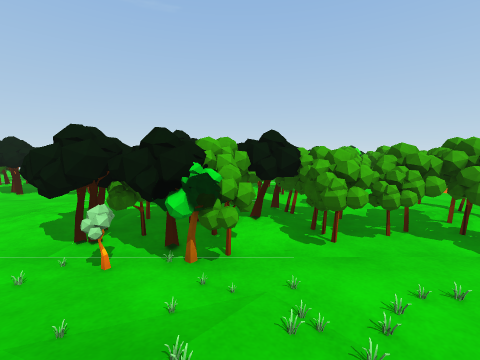
View 1 (above)

24 first-person views from a walk through a 3-D level made in the Unity game engine. The camera is 1.3 m above the floor, tilts 6° down and sees 90° across. The floor is counted in squares, 1 m on a side. Each view is taken from the middle of a square. On the plan, view 1 faces up. The plan holds only what a view shows up to about 12 squares ahead; the rest is blank. The place goes on beyond the plan. Surface patterns are stand-ins for the level's own textures.

View 2
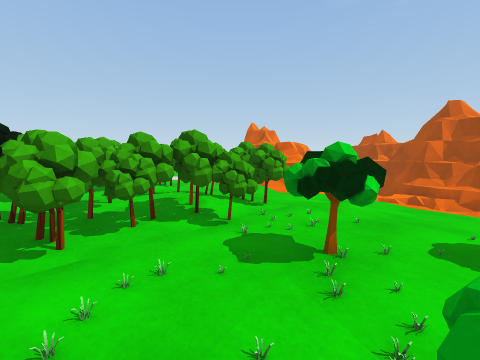

View 3
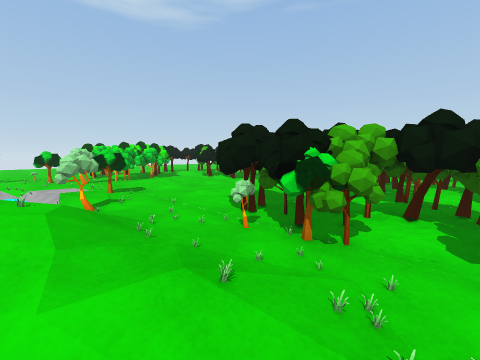

View 4
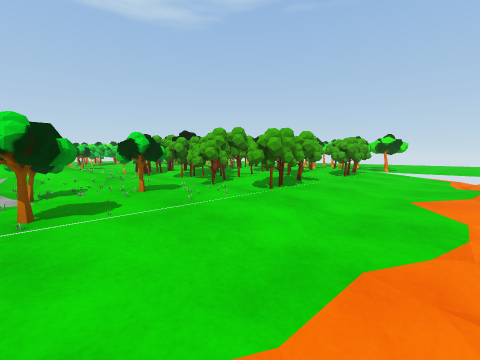

View 5
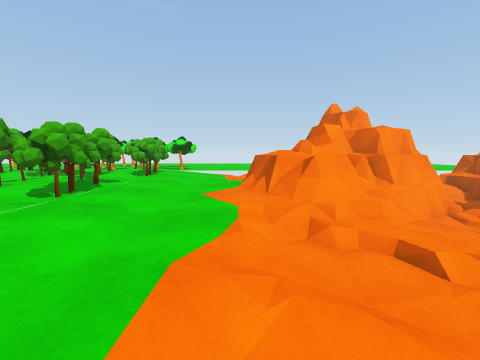

View 6
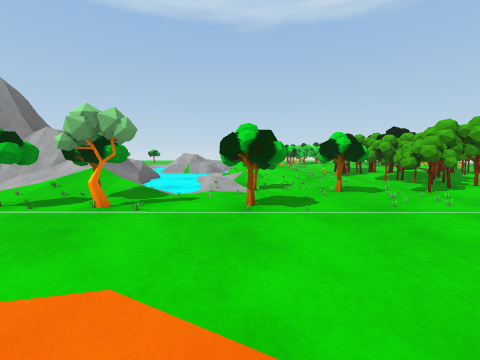

View 7
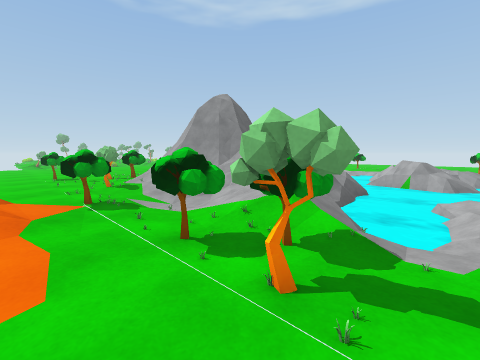

View 8
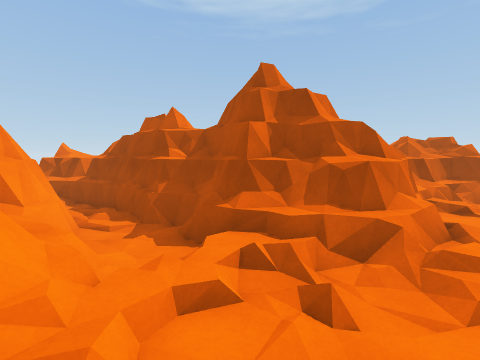

View 9
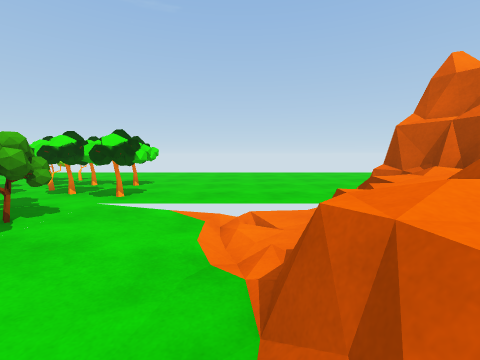

View 10
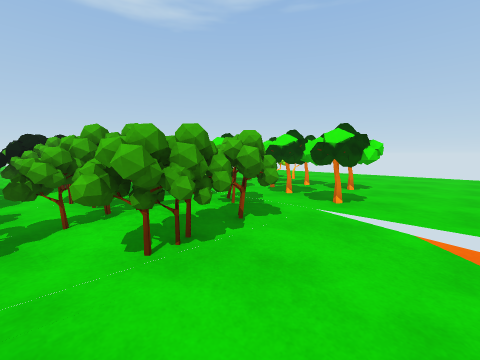

View 11
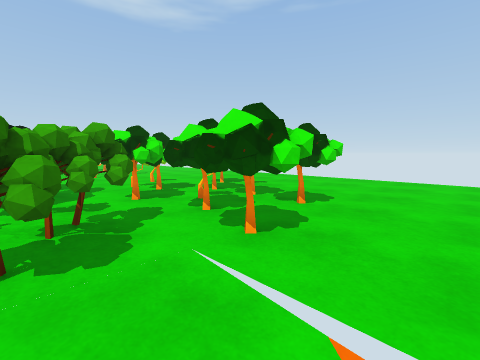

View 12
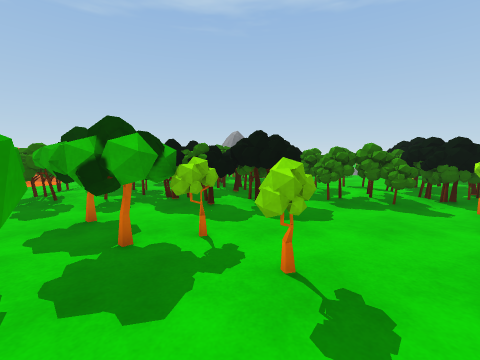

View 13
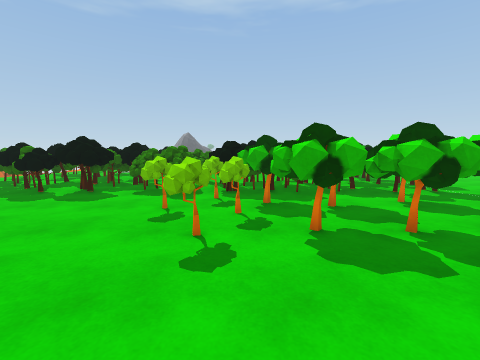

View 14
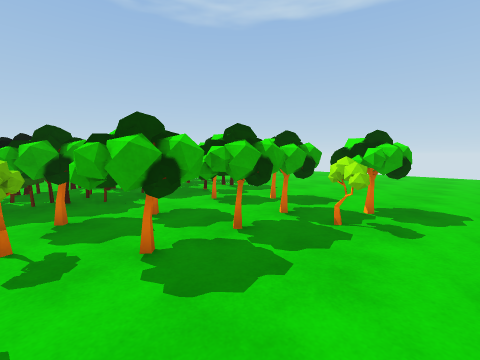

View 15
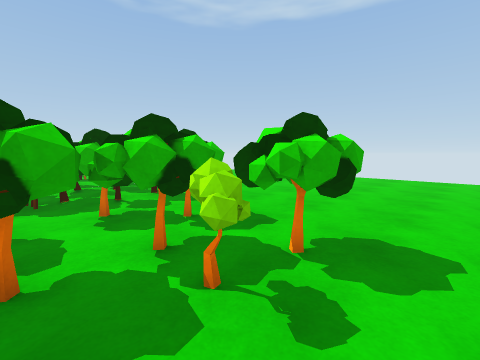

View 16
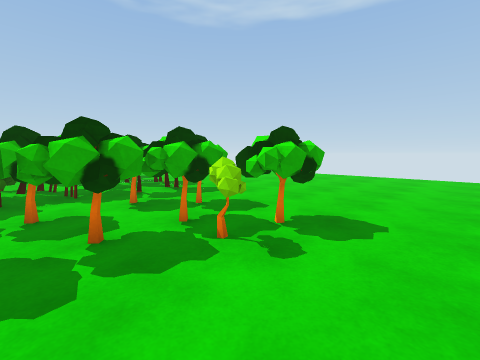

View 17
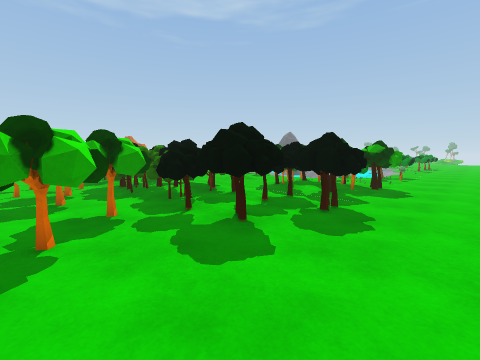

View 18
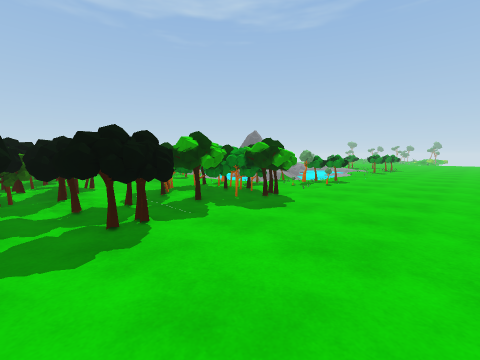

View 19
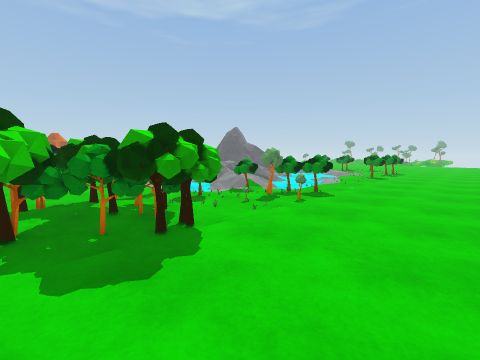

View 20
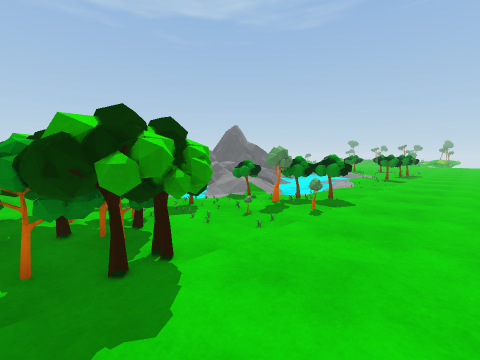

View 21
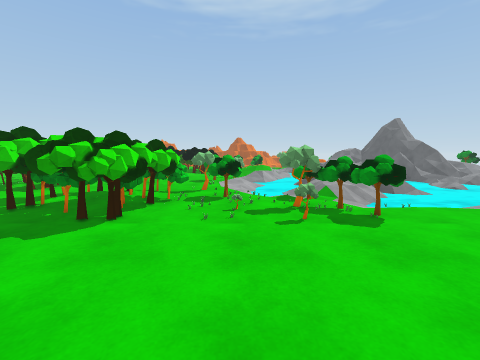

View 22
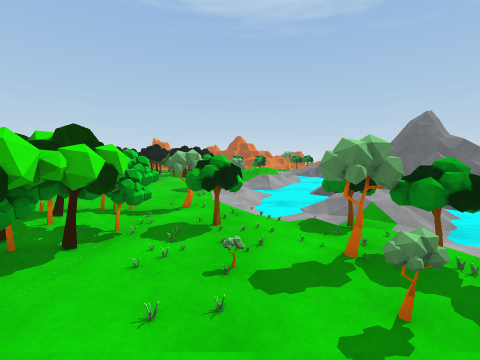

View 23
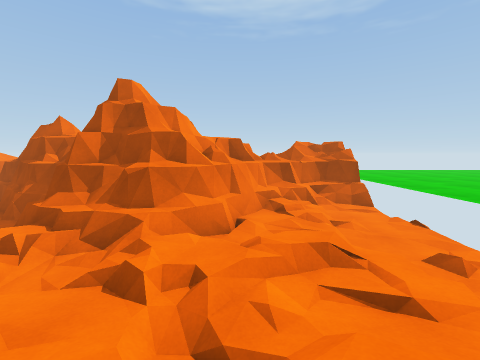

View 24
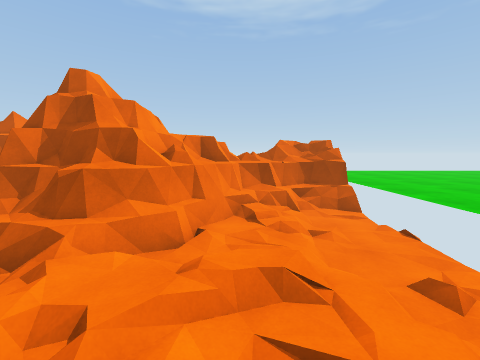

### Floor plan
Key: @ floor where view 1 was taken; # wall or solid block; x gap in a wall; . main floor; : floor 0.25 m higher than the main floor; - floor 0.25 m lower than the main floor; + floor 0.5 m higher than the main floor; _ floor 0.5 m lower than the main floor; < floor 0.75 m lower than the main floor; ( floor 1 m lower than the main floor; * floor 1.25 m higher than the main floor; ! floor 1.25 m lower than the main floor; / step, stairs or slope; = window, fence, low wall or low ledge; ~ water the walk can cross; ≈ water the walk keeps out of; ^ raised ledge; v drop or lower ground; T tree; O other object.
Columns run from 20 left of view 1 to 21 right of it. Each row starts with its distance up from view 1.
 21                       .......
 20                      ........
 19 .......... . .       ........
 18 ................   .................
 17 .......TTT....... ..TTO.............
 16 .......TTTTT..T.....TTOT...........
 15 ........TTTTT.T...TT.OOTTTT.......
 14 .......TTT  TT.T..TTTTOOTT........
 13 .......TTTTTTT.T....TTTOTTT......
 12  .......TT  TTT.....OTTTTTT.....
 11  .....OOOOOOOOOOO.OOOOOOOO.--/--##
 10  . ...OOOOOOOOOOOOOOOOOOOOO--/-^^#     vvx
  9   ...OOOOOOOOOOOOOOOOOOOOOO--/=^^####=(vv
  8  ....OOOOOOOOOOOOOOOOOOOOOO--=^######(!v==
  7  .....OOO  OOO O  OOO   O..---^^###=v(v=^
  6  .....OOOOO       OOOOOOOO.---^^^=v!(_##
  5  ....OOOOOO      OOOOOOOOOO---=^.v(!v##
  4  ....OOOOOO      OOOOOOOOOO---//_(((v##
  3  ....OOOOOO......OOOOOOOOOO--//<_((####
  2  .......###..#/.........x...-//<(<=##
  1  .......##-////=///::..##..--//(<#-#
  0  .....=#.//~~/~//+//@-==.#=--///(==#
 -1  ......#==-/≈~~≈≈ ///-/-.#.--//</######
 -2  .....##-///≈≈≈≈≈~ .///-...-- //_ ####^ =
 -3  ......////// :≈≈≈≈≈≈≈~/##.-- //_<==#^=^=
 -4  ....../~~//  +≈≈≈≈≈≈≈//##.. -/(<_<<===
 -5  ....../~~~≈  v≈≈≈≈≈≈ ///=..  <<<<<(_#=#*
 -6  ......//≈~/  ≈≈ =+   ///...  <<<(!!(#=##
 -7   ....../≈~≈≈        =///../   ((!!!!!####
 -8   ......  ≈≈≈≈       =//-##/    ((((!!#=##
 -9   ....#    ≈≈≈     ##= /-##       .......
-10   ....      ≈      ###=//...       .......
-11    ..               ###/=...        ......
-12                       =//...         .....

Positions as (right, up) in squares from view 1, and headings:
1: (0, 0), facing up
2: (1, 0), facing up-right
3: (1, 0), facing up-left
4: (9, -1), facing up-left
5: (9, -1), facing up
6: (9, -1), facing left
7: (7, -2), facing down-left
8: (9, 2), facing right
9: (9, 6), facing up
10: (8, 7), facing up-left
11: (8, 10), facing up-left
12: (-1, 17), facing down
13: (-7, 19), facing down
14: (-7, 18), facing down-left
15: (-10, 18), facing down-left
16: (-9, 19), facing down-left
17: (-17, 14), facing down-right
18: (-19, 10), facing down-right
19: (-18, 6), facing down-right
20: (-17, 5), facing down-right
21: (-19, 1), facing right
22: (-16, 1), facing right
23: (8, -3), facing right
24: (9, -4), facing right
